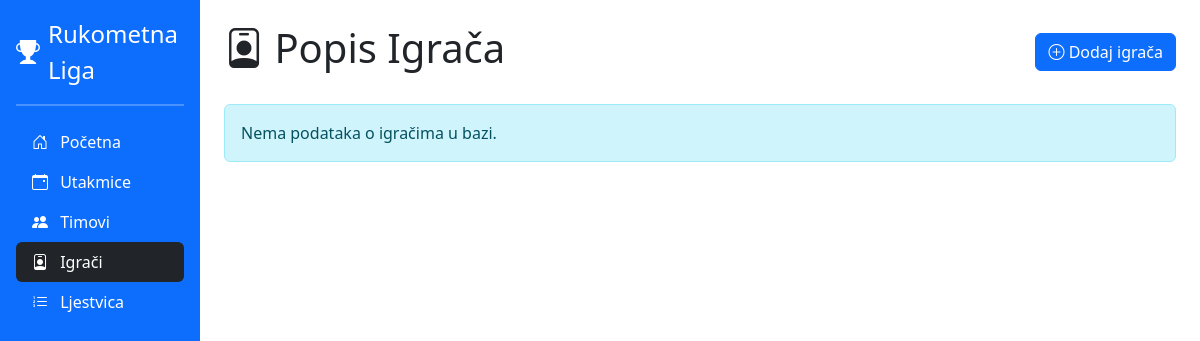
Before: /igraci.php with the older database file.
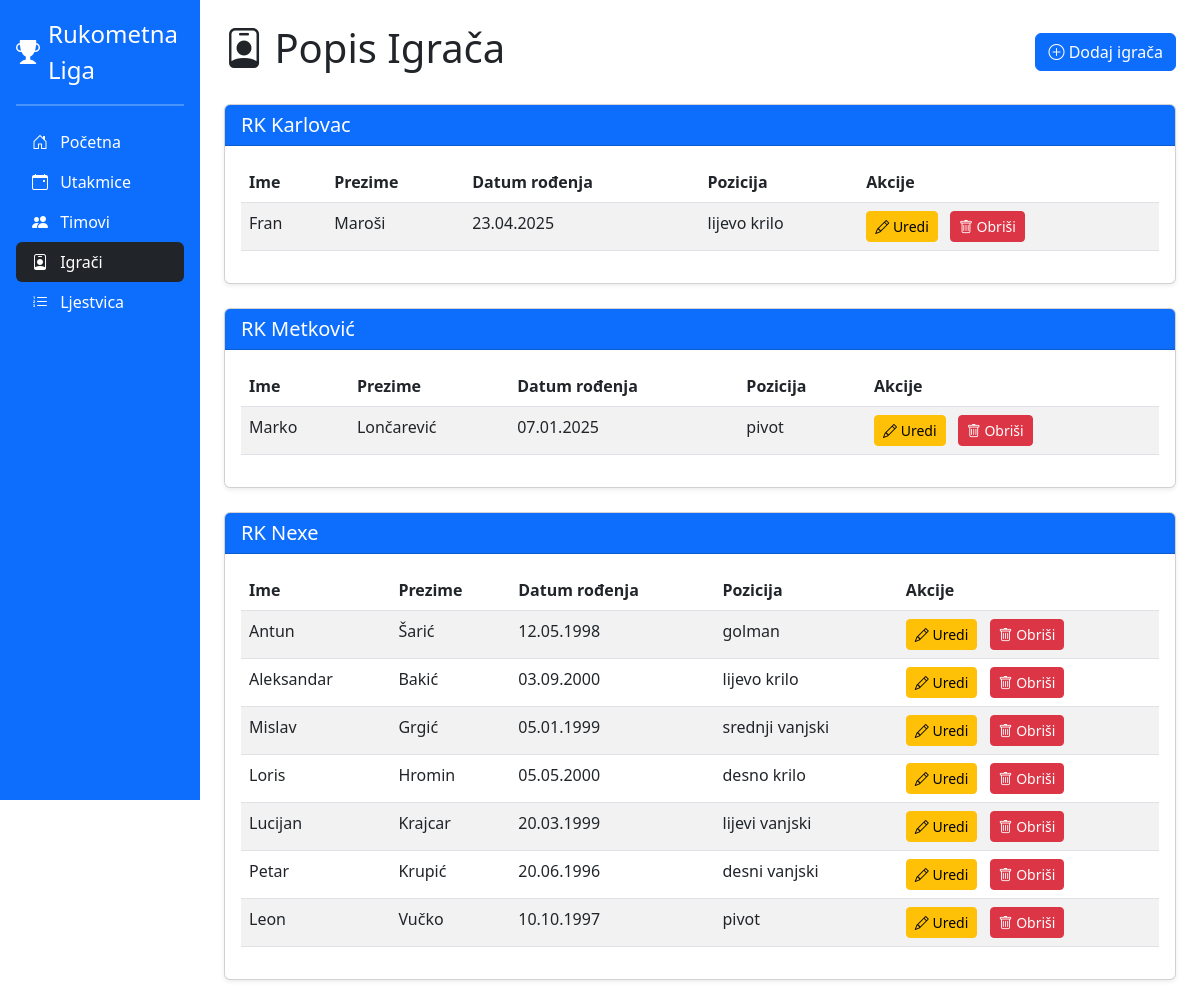
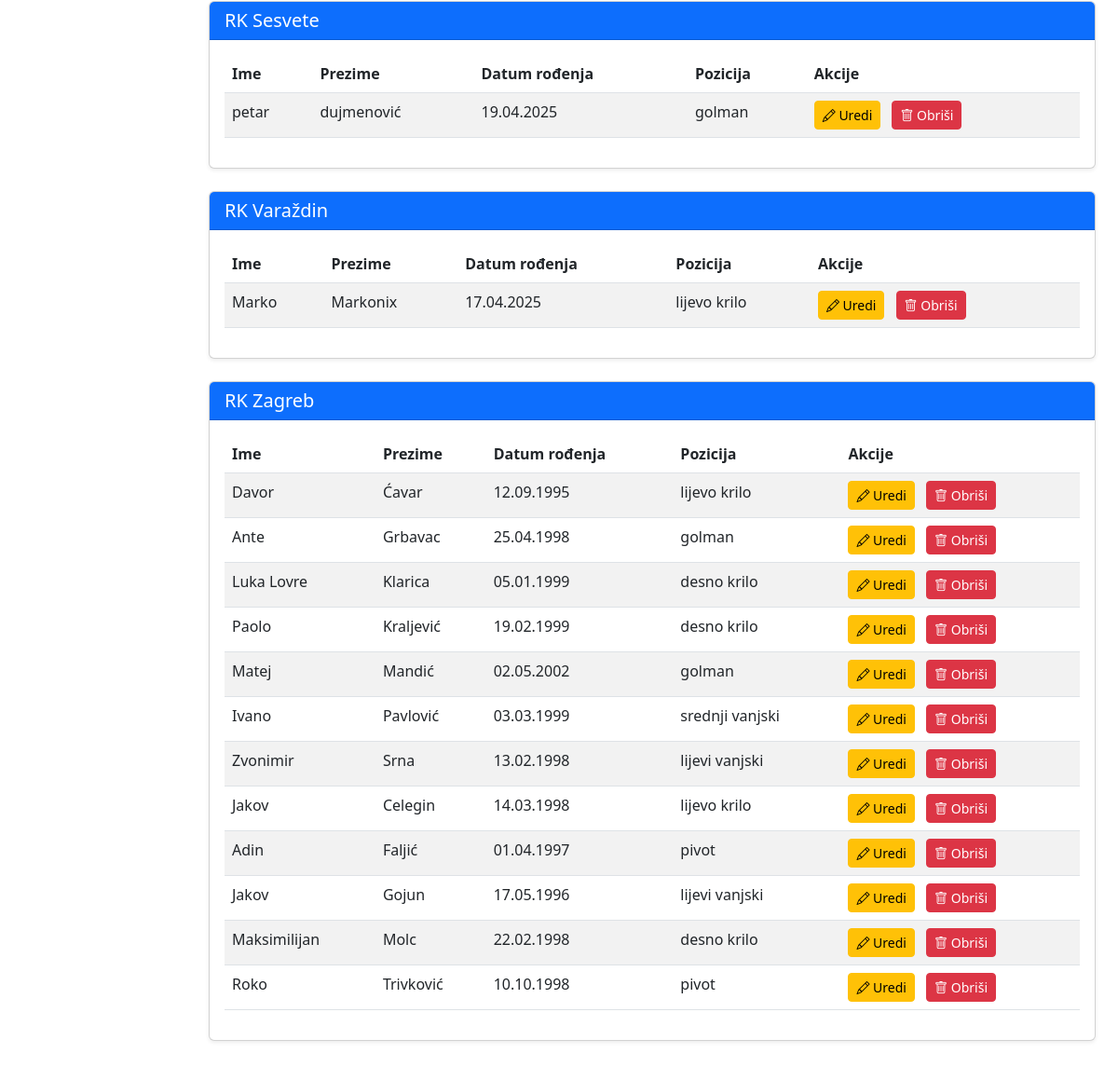
After: the same page with the newer database file (2 pictures, top to bottom).
### tables this page shows
CREATE TABLE `igraci` (
  `ID_igraca` int(11) NOT NULL,
  `ime` varchar(25) NOT NULL,
  `prezime` varchar(25) NOT NULL,
  `datum_rodenja` datetime NOT NULL,
  `pozicija` enum('golman','lijevo krilo','desno krilo','lijevi vanjski','desni vanjski','srednji vanjski','pivot','','','','') NOT NULL,
  `klub_ID` int(11) NOT NULL
);

### igraci.php (the view, shortened to what this page needs)
<?php
include("db_connection.php");
$sql = "SELECT
            i.ID_igraca,
            i.ime,
            i.prezime,
            i.datum_rodenja,
            i.pozicija,
            k.naziv AS klub_naziv,
            k.ID_kluba
        FROM igraci i
        JOIN klub k ON i.klub_ID = k.ID_kluba
        ORDER BY k.naziv, i.prezime";
$result = mysqli_query($conn, $sql);
$igraci = [];
while ($row = mysqli_fetch_assoc($result)) {
    $igraci[$row['klub_naziv']][] = $row;
}
?>
<!DOCTYPE html>
<html lang="hr">
<head>
    <link href="https://cdn.jsdelivr.net/npm/bootstrap@5.3.0/dist/css/bootstrap.min.css" rel="stylesheet">
    <link rel="stylesheet" href="https://cdn.jsdelivr.net/npm/bootstrap-icons@1.8.0/font/bootstrap-icons.css">
</head>
<body>
    <div class="container-fluid">
        <div class="row">
            <div class="col-md-3 col-lg-2 d-flex flex-column flex-shrink-0 p-3 bg-primary text-white" style="height: 100vh;">
                <a href="index.php" class="d-flex align-items-center mb-3 mb-md-0 me-md-auto text-white text-decoration-none">
                    <i class="bi bi-trophy-fill fs-4 me-2"></i>
                    <span class="fs-4">Rukometna Liga</span>
                </a>
                <hr class="border border-white">
                <ul class="nav nav-pills flex-column mb-auto">
                    <li class="nav-item">
                        <a href="index.php" class="nav-link text-white">
                            <i class="bi bi-house-door me-2"></i>
                            Početna
                        </a>
                    </li>
                    <li class="nav-item">
                        <a href="utakmice.php" class="nav-link text-white">
                            <i class="bi bi-calendar-event me-2"></i>
                            Utakmice
                        </a>
                    </li>
                    <li class="nav-item">
                        <a href="timovi.php" class="nav-link text-white">
                            <i class="bi bi-people-fill me-2"></i>
                            Timovi
                        </a>
                    </li>
                    <li class="nav-item">
                        <a href="igraci.php" class="nav-link text-white bg-dark active">
                            <i class="bi bi-person-badge me-2"></i>
                            Igrači
                        </a>
                    </li>
                    <li class="nav-item">
                        <a href="ljestvica.php" class="nav-link text-white">
                            <i class="bi bi-list-ol me-2"></i>
                            Ljestvica
                        </a>
                    </li>
                </ul>
            </div>
            <div class="col-md-9 col-lg-10 ms-sm-auto px-md-4 py-4">
                <div class="d-flex justify-content-between align-items-center mb-4">
                    <h1><i class="bi bi-person-badge"></i> Popis Igrača</h1>
                    <button type="button" class="btn btn-primary" data-bs-toggle="modal" data-bs-target="#dodajIgracaModal">
                        <i class="bi bi-plus-circle"></i> Dodaj igrača
                    </button>
                </div>
                <?php if (empty($igraci)): ?>
                    <div class="alert alert-info">Nema podataka o igračima u bazi.</div>
                <?php else: ?>
                    <?php foreach ($igraci as $klub_naziv => $igraci_kluba): ?>
                        <div class="card mb-4 shadow-sm">
                            <div class="card-header bg-primary text-white">
                                <h5 class="mb-0"><?= htmlspecialchars($klub_naziv) ?></h5>
                            </div>
                            <div class="card-body">
                                <div class="table-responsive">
                                    <table class="table table-striped table-hover">
                                        <thead>
                                            <tr>
                                                <th>Ime</th>
                                                <th>Prezime</th>
                                                <th>Datum rođenja</th>
                                                <th>Pozicija</th>
                                                <th>Akcije</th>
                                            </tr>
                                        </thead>
                                        <tbody>
                                            <?php foreach ($igraci_kluba as $igrac): ?>
                                                <tr>
                                                    <td><?= htmlspecialchars($igrac['ime']) ?></td>
                                                    <td><?= htmlspecialchars($igrac['prezime']) ?></td>
                                                    <td><?= date('d.m.Y', strtotime($igrac['datum_rodenja'])) ?></td>
                                                    <td><?= htmlspecialchars($igrac['pozicija']) ?></td>
                                                    <td>
                                                        <a href="edit_igrac.php?id=<?= $igrac['ID_igraca'] ?>" class="btn btn-sm btn-warning me-2">
                                                            <i class="bi bi-pencil"></i> Uredi
                                                        </a>
                                                        <a href="obrisi_igrac.php?id=<?= $igrac['ID_igraca'] ?>" class="btn btn-sm btn-danger" onclick="return confirm('Jeste li sigurni da želite obrisati ovog igrača?')">
                                                            <i class="bi bi-trash"></i> Obriši
                                                        </a>
                                                    </td>
                                                </tr>
                                            <?php endforeach; ?>
                                        </tbody>
                                    </table>
                                </div>
                            </div>
                        </div>
                    <?php endforeach; ?>
                <?php endif; ?>
            </div>
        </div>
    </div>
</body>
</html>

### igraci.php (style rules this page uses)
.table-responsive { overflow-x: auto; }
.card { transition: transform 0.2s; }

Changed rows visible on the page:
added igraci: ime "Fran", prezime "Maroši", datum_rodenja "23.04.2025", pozicija "lijevo krilo", shown under "RK Karlovac"
added igraci: ime "Marko", prezime "Lončarević", datum_rodenja "07.01.2025", pozicija "pivot", shown under "RK Metković"
added igraci: ime "Antun", prezime "Šarić", datum_rodenja "12.05.1998", pozicija "golman", shown under "RK Nexe"
added igraci: ime "Aleksandar", prezime "Bakić", datum_rodenja "03.09.2000", pozicija "lijevo krilo", shown under "RK Nexe"
added igraci: ime "Mislav", prezime "Grgić", datum_rodenja "05.01.1999", pozicija "srednji vanjski", shown under "RK Nexe"
added igraci: ime "Loris", prezime "Hromin", datum_rodenja "05.05.2000", pozicija "desno krilo", shown under "RK Nexe"
added igraci: ime "Lucijan", prezime "Krajcar", datum_rodenja "20.03.1999", pozicija "lijevi vanjski", shown under "RK Nexe"
added igraci: ime "Petar", prezime "Krupić", datum_rodenja "20.06.1996", pozicija "desni vanjski", shown under "RK Nexe"
added igraci: ime "Leon", prezime "Vučko", datum_rodenja "10.10.1997", pozicija "pivot", shown under "RK Nexe"
added igraci: ime "petar", prezime "dujmenović", datum_rodenja "19.04.2025", pozicija "golman", shown under "RK Sesvete"
added igraci: ime "Marko", prezime "Markonix", datum_rodenja "17.04.2025", pozicija "lijevo krilo", shown under "RK Varaždin"
added igraci: ime "Davor", prezime "Ćavar", datum_rodenja "12.09.1995", pozicija "lijevo krilo", shown under "RK Zagreb"
added igraci: ime "Ante", prezime "Grbavac", datum_rodenja "25.04.1998", pozicija "golman", shown under "RK Zagreb"
added igraci: ime "Luka Lovre", prezime "Klarica", datum_rodenja "05.01.1999", pozicija "desno krilo", shown under "RK Zagreb"
added igraci: ime "Paolo", prezime "Kraljević", datum_rodenja "19.02.1999", pozicija "desno krilo", shown under "RK Zagreb"
added igraci: ime "Matej", prezime "Mandić", datum_rodenja "02.05.2002", pozicija "golman", shown under "RK Zagreb"
added igraci: ime "Ivano", prezime "Pavlović", datum_rodenja "03.03.1999", pozicija "srednji vanjski", shown under "RK Zagreb"
added igraci: ime "Zvonimir", prezime "Srna", datum_rodenja "13.02.1998", pozicija "lijevi vanjski", shown under "RK Zagreb"
added igraci: ime "Jakov", prezime "Celegin", datum_rodenja "14.03.1998", pozicija "lijevo krilo", shown under "RK Zagreb"
added igraci: ime "Adin", prezime "Faljić", datum_rodenja "01.04.1997", pozicija "pivot", shown under "RK Zagreb"
added igraci: ime "Jakov", prezime "Gojun", datum_rodenja "17.05.1996", pozicija "lijevi vanjski", shown under "RK Zagreb"
added igraci: ime "Maksimilijan", prezime "Molc", datum_rodenja "22.02.1998", pozicija "desno krilo", shown under "RK Zagreb"
added igraci: ime "Roko", prezime "Trivković", datum_rodenja "10.10.1998", pozicija "pivot", shown under "RK Zagreb"
Other visible differences:
new list line: "RK Karlovac Ime Prezime Datum rođenja Pozicija Akcije"
new list line: "RK Metković Ime Prezime Datum rođenja Pozicija Akcije"
new list line: "RK Nexe Ime Prezime Datum rođenja Pozicija Akcije"
new list line: "RK Sesvete Ime Prezime Datum rođenja Pozicija Akcije"
new list line: "RK Varaždin Ime Prezime Datum rođenja Pozicija Akcije"
new list line: "RK Zagreb Ime Prezime Datum rođenja Pozicija Akcije"
text no longer shown: "Nema podataka o igračima u bazi."
